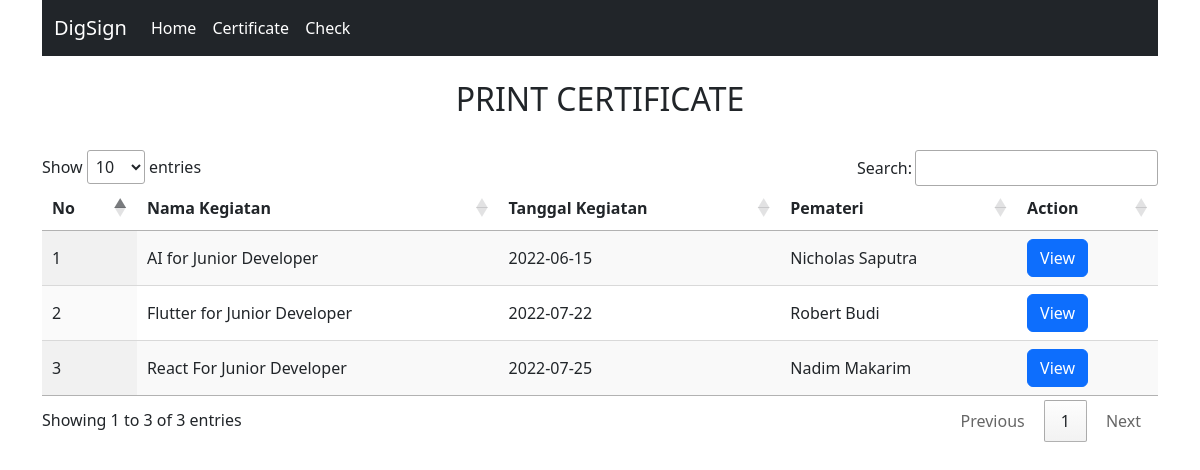
Page /certificate.php on the committed database.
### tables this page shows
CREATE TABLE `kegiatan` (
  `id_kegiatan` int(11) UNSIGNED NOT NULL,
  `nama_kegiatan` varchar(255) NOT NULL,
  `tema_kegiatan` varchar(255) NOT NULL,
  `tanggal_kegiatan` date DEFAULT NULL,
  `pemateri` varchar(255) NOT NULL,
  `status` varchar(10) NOT NULL DEFAULT '1'
);

### certificate.php (the view, shortened to what this page needs)
<?php session_start();
include('koneksi.php');
?>
<!DOCTYPE html>
<html>
<head>
    <link href="https://cdn.jsdelivr.net/npm/bootstrap@5.2.0-beta1/dist/css/bootstrap.min.css" rel="stylesheet">
    <link type="text/css" href='https://cdn.datatables.net/1.10.16/css/jquery.dataTables.min.css' rel='stylesheet'>
    <link type="text/css" href='https://cdn.datatables.net/responsive/2.2.1/css/responsive.dataTables.min.css' rel='stylesheet'>
    <link type="text/css" href='https://cdn.datatables.net/buttons/1.5.1/css/buttons.dataTables.min.css' rel='stylesheet'>
</head>
<body>
    <div class="container">
        <nav class="navbar navbar-expand-lg navbar-dark bg-dark">
            <div class="container-fluid">
                <a class="navbar-brand" href="#">DigSign</a>
                <div class="collapse navbar-collapse" id="navbarNav">
                    <ul class="navbar-nav">
                        <li class="nav-item">
                            <a class="nav-link active" aria-current="page" href="index.php">Home</a>
                        </li>
                        <li class="nav-item">
                            <a class="nav-link active" href="certificate.php">Certificate</a>
                        </li>
                        <li class="nav-item">
                            <a class="nav-link active" href="check.php">Check</a>
                        </li>
                    </ul>
                </div>
            </div>
        </nav>
        <br />
        <h2 align="center">PRINT CERTIFICATE</h2>
        <br />
        <form method="post">
            <div class="form-group">
                <table id="tabel-data" class="display responsive nowrap" style="width:100%">
                    <thead>
                        <tr>
                            <th>No</th>
                            <th>Nama Kegiatan</th>
                            <th>Tanggal Kegiatan</th>
                            <th>Pemateri</th>
                            <th>Action</th>
                        </tr>
                    </thead>
                    <tbody>
                        <?php $query = mysqli_query($conn, "SELECT * FROM kegiatan");
                        $cnt = 1;
                        while ($row = mysqli_fetch_array($query)) {
                        ?>
                            <tr>
                                <td><?php echo htmlentities($cnt++); ?></td>
                                <td><?php echo htmlentities($row['nama_kegiatan']); ?></td>
                                <td><?php echo htmlentities($row['tanggal_kegiatan']); ?></td>
                                <td><?php echo htmlentities($row['pemateri']); ?></td>
                                <td>
                                    <a href="view.php?id=<?php echo htmlentities($row['id_kegiatan']); ?>"><button type="button" class="btn btn-primary">View</button></a>
                                </td>
                            </tr>
                        <?php  } ?>
                    </tbody>
                </table>
            </div>
        </form>
    </div>
</body>
</html>

### rows in the picture
kegiatan: nama_kegiatan "AI for Junior Developer", tanggal_kegiatan "2022-06-15", pemateri "Nicholas Saputra"
kegiatan: nama_kegiatan "Flutter for Junior Developer", tanggal_kegiatan "2022-07-22", pemateri "Robert Budi"
kegiatan: nama_kegiatan "React For Junior Developer", tanggal_kegiatan "2022-07-25", pemateri "Nadim Makarim"
